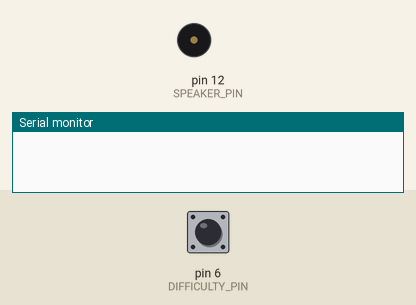
Recording of a sketch running on a simulated Arduino Uno, built with avr-gcc and run on an emulated ATmega328P. Shown: buzzer (waves = sounding), the last lines printed to the serial monitor. The test bench sets the inputs (shaded band); at power-on: pin 6 (DIFFICULTY_PIN) HIGH. Random numbers use the default seed unless the sketch sets one.

Above: at 4.6 s.
4.7 s: pin 6 (DIFFICULTY_PIN) pulled LOW for 0.15 s
At 5.9 s:
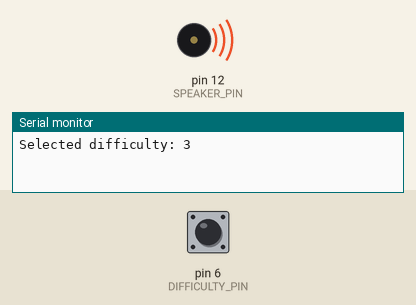
Timing chart, 0 to 7.7 s (numbered marks = the images above; inputs shaded):
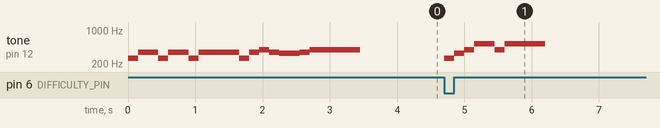

Measured:
- after the input at 4.7 s, tone on pin 12 (SPEAKER_PIN): plays 262 Hz for 0.15 s, 330 Hz for 0.15 s, 392 Hz for 0.15 s, 523 Hz for 0.30 s, 392 Hz for 0.15 s, 523 Hz for 0.60 s, starting at once

The sketch:

SimonSays.ino
```cpp
#include <Tone.h>

// circuit stuff
#define BUTTON1_PIN 2
#define BUTTON2_PIN 3
#define BUTTON3_PIN 4
#define BUTTON4_PIN 5
#define DIFFICULTY_PIN 6
#define LED1_PIN 8
#define LED2_PIN 9
#define LED3_PIN 10
#define LED4_PIN 11
#define SPEAKER_PIN 12

// logic stuff
#define NUM_ROUNDS 100
#define DEFAULT_DIFFICULTY 1

Tone speakerpin;

// start tune
int starttune[] = {NOTE_C4, NOTE_F4, NOTE_C4, NOTE_F4, NOTE_C4, NOTE_F4, NOTE_C4, NOTE_F4, NOTE_G4, NOTE_F4, NOTE_E4, NOTE_F4, NOTE_G4};
int duration2[] = {150, 300, 150, 300, 150, 600, 150, 150, 150, 150, 300, 150, 750};

// success tune
int note[] = {NOTE_C4, NOTE_E4, NOTE_G4, NOTE_C5, NOTE_G4, NOTE_C5};
int duration[] = {150, 150, 150, 300, 150, 600};

// buttons and leds organized as an array
boolean button[] = {BUTTON1_PIN, BUTTON2_PIN, BUTTON3_PIN, BUTTON4_PIN}; //The four button input pins
boolean ledpin[] = {LED1_PIN, LED2_PIN, LED3_PIN, LED4_PIN};  // LED pins

int turn = 0;  // turn counter
int buttonstate = 0;  // button state checker
int randomArray[NUM_ROUNDS]; //Intentionally long to store up to 100 inputs (doubtful anyone will get this far)
int inputArray[NUM_ROUNDS];

unsigned long inputTimeout; // milliseconds allowed for user inactivity
unsigned long timeLastInput;
unsigned showDelay;
unsigned showPauseDelay;
unsigned inputDelay;

unsigned difficulty; // difficulty 0-3
unsigned diffInputTimeout[] = {5000, 4000, 2500, 1000};
unsigned diffShowDelay[] = {400, 300, 200, 100};
unsigned diffShowPauseDelay[] = {100, 75, 50, 25};
unsigned diffInputDelay[] = {60, 50, 40, 30};


void setup() {
  Serial.begin(9600);
  speakerpin.begin(SPEAKER_PIN); // speaker is on pin 12

  for(int x=0; x<4; x++) { // LED pins are outputs
    pinMode(ledpin[x], OUTPUT);
  }

  for(int x=0; x<4; x++) {
    pinMode(button[x], INPUT);  // button pins are inputs
    digitalWrite(button[x], HIGH);  // enable internal pullup; buttons start in high position; logic reversed
  }

  pinMode(DIFFICULTY_PIN, INPUT);  // button pins are inputs
  digitalWrite(DIFFICULTY_PIN, HIGH);  // enable internal pullup; buttons start in high position; logic reversed

  randomSeed(analogRead(0)); //Added to generate "more randomness" with the randomArray for the output function

  for (int thisNote = 0; thisNote < 13; thisNote ++) {
     // play the next note:
     speakerpin.play(starttune[thisNote]);
     // hold the note:
     if (thisNote==0 || thisNote==2 || thisNote==4 || thisNote== 6) {
       digitalWrite(ledpin[0], HIGH);
     }
     if (thisNote==1 || thisNote==3 || thisNote==5 || thisNote== 7 || thisNote==9 || thisNote==11) {
       digitalWrite(ledpin[1], HIGH);
     }
     if (thisNote==8 || thisNote==12) {
       digitalWrite(ledpin[2], HIGH);
     }
     if (thisNote==10) {
       digitalWrite(ledpin[3], HIGH);
     }
     delay(duration2[thisNote]);
     // stop for the next note:
     speakerpin.stop();
     digitalWrite(ledpin[0], LOW);
     digitalWrite(ledpin[1], LOW);
     digitalWrite(ledpin[2], LOW);
     digitalWrite(ledpin[3], LOW);
     //delay(25);
  }

}


void loop() {

  selectDifficulty();

  for (int y=0; y<NUM_ROUNDS; y++) {
    //function for generating the array to be matched by the player
    digitalWrite(ledpin[0], HIGH);
    digitalWrite(ledpin[1], HIGH);
    digitalWrite(ledpin[2], HIGH);
    digitalWrite(ledpin[3], HIGH);

    for (int thisNote = 0; thisNote < 6; thisNote ++) {
     // play the next note:
     speakerpin.play(note[thisNote]);
     // hold the note:
     delay(duration[thisNote]);
     // stop for the next note:
     speakerpin.stop();
     //delay(25);
    }

    digitalWrite(ledpin[0], LOW);
    digitalWrite(ledpin[1], LOW);
    digitalWrite(ledpin[2], LOW);
    digitalWrite(ledpin[3], LOW);
    delay(1000);

    for (int y=turn; y <= turn; y++) { //Limited by the turn variable
      Serial.println(""); //Some serial output to follow along
      Serial.print("Turn: ");
      Serial.print(y);
      Serial.println("");
      randomArray[y] = random(1, 5); //Assigning a random number (1-4) to the randomArray[y], y being the turn count
      for (int x=0; x <= turn; x++) {
        Serial.print(randomArray[x]);

        for(int y=0; y<4; y++) {
          //if statements to display the stored values in the array
          if (randomArray[x] == 1 && ledpin[y] == LED1_PIN) {
            digitalWrite(ledpin[y], HIGH);
            speakerpin.play(NOTE_G3, 100);
            delay(showDelay);
            digitalWrite(ledpin[y], LOW);
            delay(showPauseDelay);
          }

          if (randomArray[x] == 2 && ledpin[y] == LED2_PIN) {
            digitalWrite(ledpin[y], HIGH);
            speakerpin.play(NOTE_A3, 100);
            delay(showDelay);
            digitalWrite(ledpin[y], LOW);
            delay(showPauseDelay);
          }

          if (randomArray[x] == 3 && ledpin[y] == LED3_PIN) {
            digitalWrite(ledpin[y], HIGH);
            speakerpin.play(NOTE_B3, 100);
            delay(showDelay);
            digitalWrite(ledpin[y], LOW);
            delay(showPauseDelay);
          }

          if (randomArray[x] == 4 && ledpin[y] == LED4_PIN) {
            digitalWrite(ledpin[y], HIGH);
            speakerpin.play(NOTE_C4, 100);
            delay(showDelay);
            digitalWrite(ledpin[y], LOW);
            delay(showPauseDelay);
          }
        }
      }
      Serial.println("");
    }
    input();
  }
}


void input() { //Function for allowing user input and checking input against the generated array

  timeLastInput = millis();

  for (int x=0; x <= turn;) {
    //Statement controlled by turn count

    // timeout code (5s timeout)
    long inputTimeDiff = millis() - timeLastInput;
    if(inputTimeDiff > inputTimeout) {
      Serial.println("timeout");
      fail();
    }

    for(int y=0; y<4; y++) {

      buttonstate = digitalRead(button[y]);

      // reset input timeout if button pressed
      if(buttonstate == LOW) {
        timeLastInput = millis();
      }

      //Checking for button push
      if (buttonstate == LOW && button[y] == BUTTON1_PIN) {
        digitalWrite(ledpin[0], HIGH);
        speakerpin.play(NOTE_G3, 100);
        delay(showDelay);
        digitalWrite(ledpin[0], LOW);
        inputArray[x] = 1;
        delay(inputDelay);
        Serial.print(1);
        if (inputArray[x] != randomArray[x]) { //Checks value input by user and checks it against
          fail();                              //the value in the same spot on the generated array
        }                                      //The fail function is called if it does not match
        x++;
      }
       if (buttonstate == LOW && button[y] == BUTTON2_PIN) {
        digitalWrite(ledpin[1], HIGH);
        speakerpin.play(NOTE_A3, 100);
        delay(showDelay);
        digitalWrite(ledpin[1], LOW);
        inputArray[x] = 2;
        delay(inputDelay);
        Serial.print(2);
        if (inputArray[x] != randomArray[x]) {
          fail();
        }
        x++;
      }

      if (buttonstate == LOW && button[y] == BUTTON3_PIN) {
        digitalWrite(ledpin[2], HIGH);
        speakerpin.play(NOTE_B3, 100);
        delay(showDelay);
        digitalWrite(ledpin[2], LOW);
        inputArray[x] = 3;
        delay(inputDelay);
        Serial.print(3);
        if (inputArray[x] != randomArray[x]) {
          fail();
        }
        x++;
      }

      if (buttonstate == LOW && button[y] == BUTTON4_PIN) {
        digitalWrite(ledpin[3], HIGH);
        speakerpin.play(NOTE_C4, 100);
        delay(showDelay);
        digitalWrite(ledpin[3], LOW);
        inputArray[x] = 4;
        delay(inputDelay);
        Serial.print(4);
        if (inputArray[x] != randomArray[x])
        {
          fail();
        }
        x++;
      }
    }

  }

  turn++; //Increments the turn count, also the last action before starting the output function over again
}

void fail() { //Function used if the player fails to match the sequence

  for (int y=0; y<3; y++) {
    //Flashes lights for failure
    digitalWrite(ledpin[0], HIGH);
    digitalWrite(ledpin[1], HIGH);
    digitalWrite(ledpin[2], HIGH);
    digitalWrite(ledpin[3], HIGH);
    speakerpin.play(NOTE_G3, 300);
    delay(200);
    digitalWrite(ledpin[0], LOW);
    digitalWrite(ledpin[1], LOW);
    digitalWrite(ledpin[2], LOW);
    digitalWrite(ledpin[3], LOW);
    speakerpin.play(NOTE_C3, 300);
    delay(200);
  }
  delay(500);
  turn = -1; //Resets turn value so the game starts over without need for a reset button
  Serial.println(" failed.");
  selectDifficulty();
}

void selectDifficulty() {

  difficulty = DEFAULT_DIFFICULTY;
  showDifficulty();

  // read inputs
  while(true) {
    for(int i=0; i<4; i++) {
      if(digitalRead(button[i]) == LOW) {
        difficulty = i;
        showDifficulty();
      }
    }
    if(digitalRead(DIFFICULTY_PIN) == LOW) {
      break;
    }
  }

  // free the LEDs!
  digitalWrite(ledpin[0], LOW);
  digitalWrite(ledpin[1], LOW);
  digitalWrite(ledpin[2], LOW);
  digitalWrite(ledpin[3], LOW);

  // set difficulty variables
  inputTimeout = diffInputTimeout[difficulty];
  showDelay = diffShowDelay[difficulty];
  showPauseDelay = diffShowPauseDelay[difficulty];
  inputDelay = diffInputDelay[difficulty];
  Serial.print("Selected difficulty: ");
  Serial.println(difficulty);

}

void showDifficulty() {
  for(int i=0; i<=difficulty; i++) {
    digitalWrite(ledpin[i], HIGH);
  }
  for(int i=difficulty+1; i<=4; i++) {
    digitalWrite(ledpin[i], LOW);
  }
}
```
